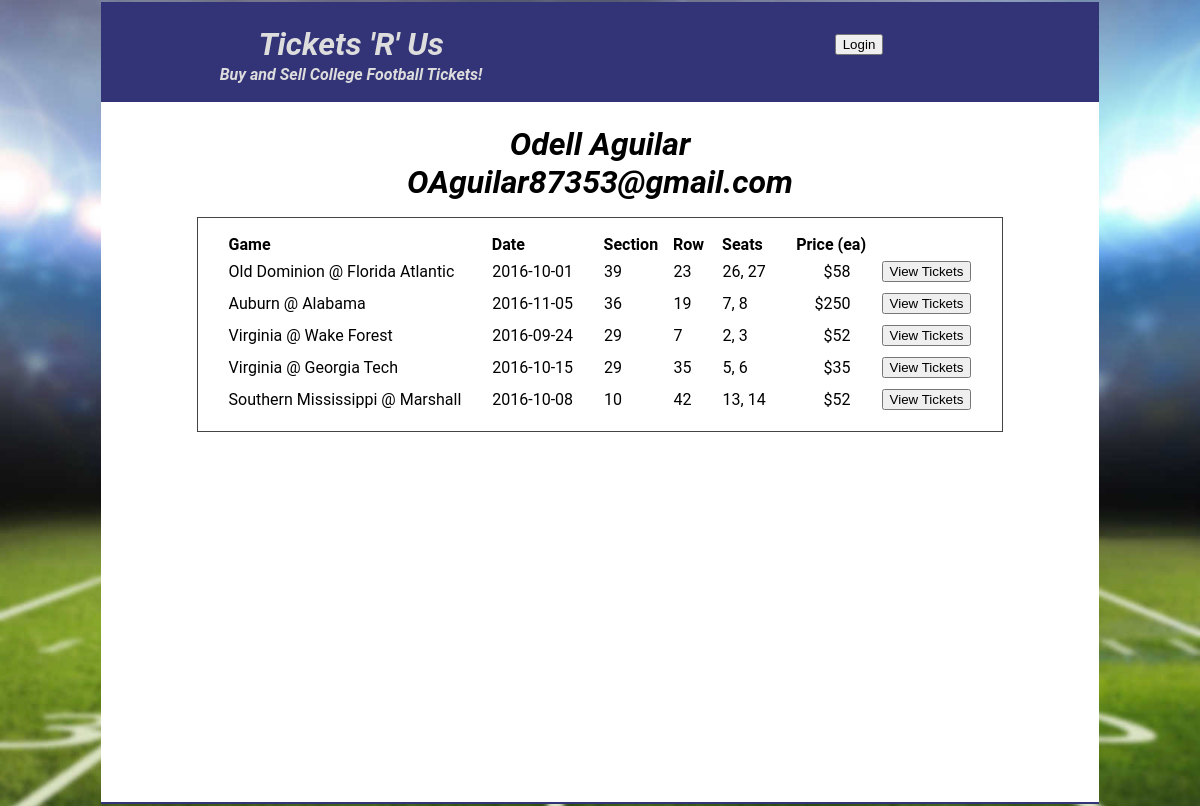
The page /users/4 on the database its author committed.
### tickets.py (models this page shows, shortened)
class User(Base):
    __tablename__ = 'user'
    id = Column(Integer, primary_key=True)
    name = Column(String, nullable=False)
    email = Column(String, unique=True, nullable=False)
    picture = Column(String, nullable=True)

class Ticket_Lot(Base):
    __tablename__ = 'ticket_lot'
    id = Column(Integer, primary_key=True)
    user_id = Column(Integer, ForeignKey('user.id'))
    seller = relationship(User, backref=backref('ticket_lots'))
    game_id = Column(Integer, ForeignKey('game.id'))
    game = relationship(Game, backref=backref('ticket_lots',  cascade="all, delete-orphan"))
    section = Column(Integer)
    row = Column(Integer)
    price = Column(Integer) # $ per ticket
    img_path = Column(String)
    def seats(self):
        return [ ticket.seat for ticket in self.tickets ]
    def seats_str(self):
        return ', '.join(map(str,self.seats()))

class Team(Base):
    __tablename__ = 'team'
    id = Column(Integer, primary_key = True)
    name =Column(String, unique=True, nullable = False)
    nickname = Column(String)
    espn_id =  Column(Integer)
    city =  Column(String)
    state = Column(String)
    conference_name = Column(String, ForeignKey('conference.abbrev_name'))
    conference = relationship('Conference', backref=backref('teams', cascade="all, delete-orphan"))
    logo = Column(String)

class Game(Base):
    __tablename__ = 'game'
    id = Column(Integer, primary_key=True)
    home_team_id = Column(Integer, ForeignKey('team.id'))
    home_team = relationship(Team, foreign_keys=[home_team_id], backref=backref('home_games'))
    visiting_team_id = Column(Integer, ForeignKey('team.id'))
    visiting_team = relationship(Team, foreign_keys=[visiting_team_id], backref=backref('away_games'))
    date = Column(Date, nullable=False)

class Ticket(Base):
    __tablename__ = 'ticket'
    id = Column(Integer, primary_key=True)
    lot_id = Column(Integer, ForeignKey('ticket_lot.id'))
    lot = relationship(Ticket_Lot, backref=backref('tickets', cascade="all, delete-orphan"))
    seat = Column(Integer)

### web_server.py (the view)
@app.route('/users/<int:user_id>')
def user(user_id):
    user = db_session.query(User).filter_by(id=user_id).one()
    main = Markup(render_template('user.html', user=user))
    return render_template('layout.html', main=main, login_session=login_session)

### templates/user.html
        <div id="user-div">
            <h1>
                {{user.name}} <br>
                {{user.email}}
            </h1>
            <div class="game-tickets">
                <table class="tickets">
                    <tr class="ticket-lot">
                        <th> Game </th>
                        <th> Date </th>
                        <th class="section"> Section </th>
                        <th class="row"> Row </th>
                        <th class="seats"> Seats </th>
                        <th class="price"> Price (ea) </th>
                    </tr>
                    {% for ticket_lot in user.ticket_lots %}
                    <tr class="ticket-lot">
                        <td class="game"> {{ticket_lot.game.visiting_team.name}} @ {{ticket_lot.game.home_team.name}} </td>
                        <td class="date"> {{ticket_lot.game.date}} </td>
                        <td class="section"> {{ticket_lot.section}} </td>
                        <td class="row"> {{ticket_lot.row}} </td>
                        <td class="seats"> {{ticket_lot.seats_str()}} </td>
                        <td class="price"> ${{ticket_lot.price}} </td>
                        <td class="view-button">
                            <a class="ticket-lot-a" href="/tickets/{{ticket_lot.id}}">
                                <button> View Tickets </button>
                            </a>
                        </td>
                    </tr>
                    {% endfor %}
                </table>
            </div>
        </div>

### static/style/tickets.css (style rules this page uses)
body, div, ul, li, p, h1, h2, h3, h4, h5, h6 { -webkit-box-sizing: border-box; -moz-box-sizing: border-box; -ms-box-sizing: border-box; box-sizing: border-box; border: 1px solid transparent; }
body, div, ul, li, p, h1, h2, h3, h4, h5, h6 { padding: 0; margin: 0; }
h1,h2,h3,h4 { width: 100%; }
body { display: -webkit-flex; display: flex; flex-wrap: wrap; flex-direction: row; justify-content: space-around; font-family: "Roboto", sans-serif; font-weight: bold; font-style: italic; text-align: center; background-image: url("/static/images/FF8a5Ku_2000_cropped.jpg"); background-size: cover; background-repeat: no-repeat; background-attachment: fixed; background-position: center; }
.conference-a, .ticket-lot-a { text-decoration: none; }
.game-tickets { border: 1px solid #444; padding: 15px; margin: 15px; background: #fff; }
table { border: 1px solid transparent; border-collapse: collapse; }
tr { border: 1px solid transparent; border-collapse: collapse; }
th { padding-left: 15px; padding-right: 0px; text-align: left; }
td { border: 1px solid transparent; border-collapse: collapse; padding: 5px; padding-left: 15px; padding-right: 15px; text-align: left; }
td.price { text-align: right; }

### rows shown on the page
User: name "Odell Aguilar", email "OAguilar87353@gmail.com"
Ticket_Lot: game.visiting_team.name "Old Dominion", game.home_team.name "Florida Atlantic", game "2016-10-01", section "39", row "23", seats_str "26, 27", price "58"
Ticket_Lot: game.visiting_team.name "Auburn", game.home_team.name "Alabama", game "2016-11-05", section "36", row "19", seats_str "7, 8", price "250"
Ticket_Lot: game.visiting_team.name "Virginia", game.home_team.name "Wake Forest", game "2016-09-24", section "29", row "7", seats_str "2, 3", price "52"
Ticket_Lot: game.visiting_team.name "Virginia", game.home_team.name "Georgia Tech", game "2016-10-15", section "29", row "35", seats_str "5, 6", price "35"
Team: game.visiting_team.name "Southern Mississippi"
Team: game.home_team.name "Marshall"
Game: game "2016-10-08"

### other values the page prints
{{ ticket_lot.section }} "10"
{{ ticket_lot.row }} "42"
{{ ticket_lot.seats_str() }} "13, 14"
{{ ticket_lot.price }} "52"
